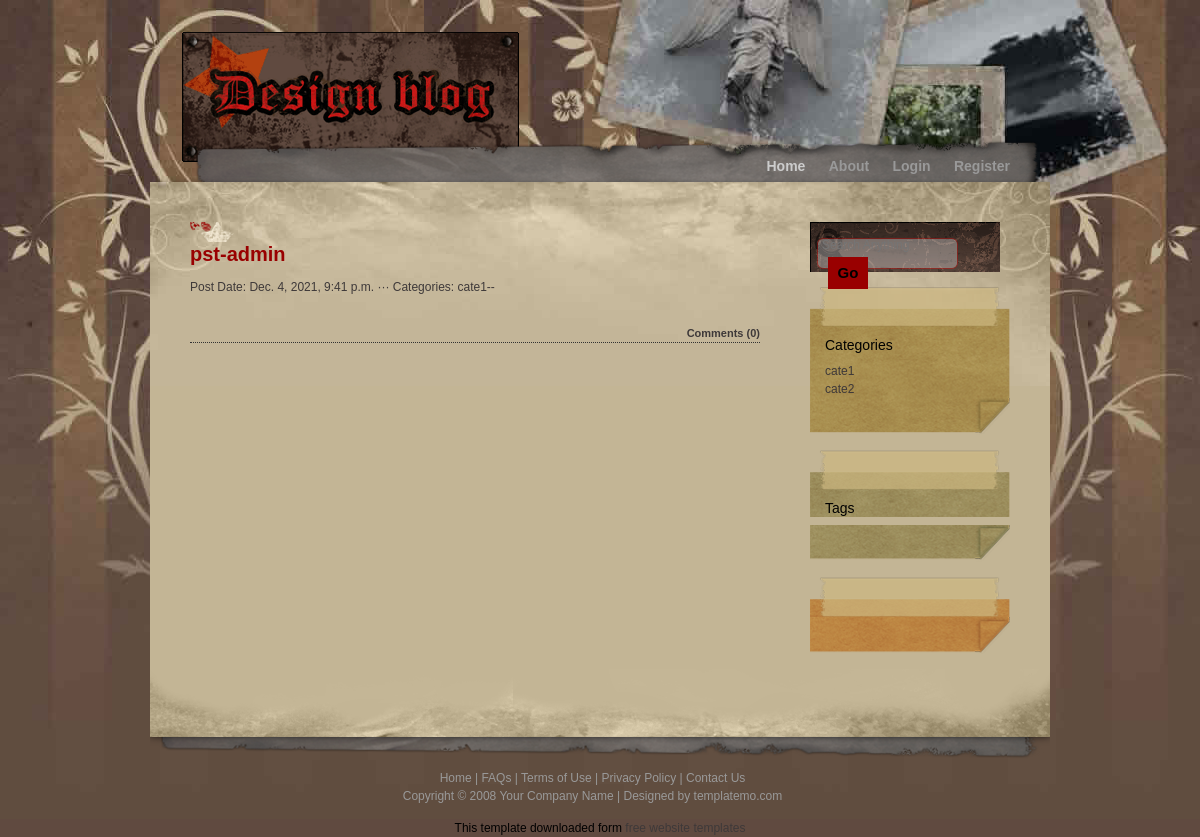
Page /blog/home/ on the earlier database version.
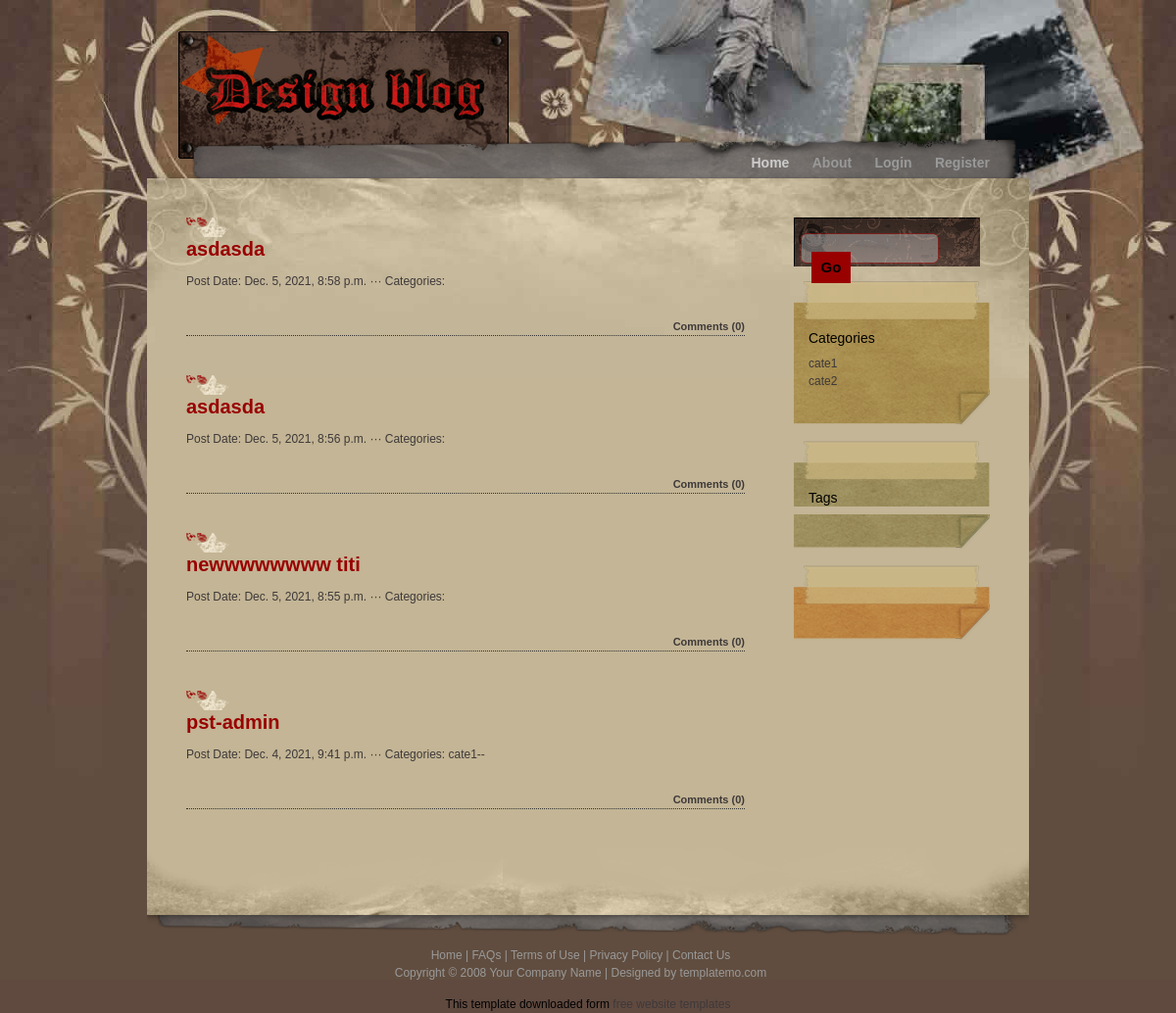
Same page on the later database version.
### post/models.py (models this page shows, shortened)
class Post(models.Model):
    title = models.CharField(max_length=120)
    image = models.ImageField(upload_to="", blank=True)
    content = models.TextField()
    created_at = models.DateTimeField(auto_now_add=True)
    slug = models.SlugField(unique=True, max_length=120, null=True, blank=True)
    author = models.ForeignKey(User, on_delete=CASCADE)
    category = models.ManyToManyField(Category)
    tag = models.ManyToManyField(Tag, blank=True, null=True)
    class Meta:
        unique_together = ('title', 'slug')

class Category(models.Model):
    title = models.CharField(max_length=120)
    slug = models.SlugField(unique=True, max_length=120, null=True, blank=True)
    parent = models.ForeignKey('self', on_delete=models.PROTECT, blank=True, null=True)
    class Meta:
        unique_together = ('title', 'slug')

### post/views.py (the view)
# urls.py: path('home/', HomeListView.as_view(), name='home'),
class HomeListView(ListView):
    model = Post
    template_name = 'post/home.html'
    def get_context_data(self, **kwargs):
        context = super().get_context_data(**kwargs)
        context['posts'] = Post.objects.all().order_by('-created_at')
        context['categories'] = Category.objects.all()
        context['tags'] = Tag.objects.all()
        return context

### post/templates/post/home.html (shortened to what this page needs)
{% extends "post/class_base.html" %}
{% load static %}
{% block menu %}
{% if request.user.is_authenticated %}
<ul>
    <li><a href="{% url 'home' %}">Home</a></li>
    <li><a href="#">About</a></li>
    <li><a href="{% url 'add_post' %}">Add New Post</a></li>
    <li><a href="{% url 'dashboard' %}">Dashboard</a></li>
    <li><a href="{% url 'logout' %}">Logout</a></li>
</ul>
{% else %}
<ul>
    <li><a href="#" class="current">Home</a></li>
    <li><a href="#">About</a></li>
    <li><a href="{% url 'login' %}">Login</a></li>
    <li><a href="{% url 'register' %}">Register</a></li>
</ul>
{% endif %}
{% endblock menu %}
{% block content %}
  {% for post in posts %}
    <div class="postbody">
    <a href="/blog/post-detail/{{post.slug}}"><h1>{{post.title}}</h1></a><br><br>
    <div class="publish_info">Post Date: {{post.created_at}} ··· Categories: <a href="#">{% for category_ in post.category.all %}{{category_.title}}--{% endfor %}</a></div><br>
    <div class="comment"><a href="#">Comments ({{post.comment_set.count}})</a></div>
    </div>
  {% endfor %}
{% endblock content %}

### post/templates/post/class_base.html (shortened to what this page needs)
{% load static %}
<!DOCTYPE html>
<html lang="en">
<head>
  <link href="https://cdn.jsdelivr.net/npm/bootstrap@5.0.0-beta1/dist/css/bootstrap.min.css" rel="stylesheet"
>
  <link rel="stylesheet" href="{% static 'style.css' %}">
</head>
<body>
  <div id="container_wrapper1">
    <div id="container_wrapper2">
      <div id="container">
        <div id="header">
          <div id="logo">
            <div id="site_slogan"></div>
          </div>
        </div>
        <div id="menu">
          {% block menu %}
          {% endblock menu %}
        </div>
        <div id="content">
          <div id="left_column">
            {% block content %}
            {% endblock content %}
          </div>
          <div id="right_column">
            <div class="section">
              <form method="get" action="#" class="search">
                <input name="search" type="text" placeholder="Search Anything" id="keyword" />
                <input type="submit" value="Go" class="button" />
              </form>
            </div>
            <div class="section">
              <div class="section1_top"></div>
              <div class="section1_middle">
                <h2>Categories</h2>
                <ul>
                  {% for cate in categories %}
                  <li><a href='/blog/category/{{cate.slug}}'>{{cate.title}}</a></li>
                  {% endfor %}
                </ul>
              </div>
              <div class="section1_bottom"></div>
            </div>
            <div class="section">
              <div class="section2_top"></div>
              <div class="section2_middle">
                <h2>Tags</h2>
              </div>
              <div class="section2_bottom"></div>
            </div>
            <div class="section">
              <div class="section3_top"></div>
              <div class="section3_bottom"></div>
            </div>
          </div>
        </div>
        <div id="bottom"></div>
        <div id="footer"> <a href="#">Home</a> | <a href="#">FAQs</a> | <a href="#">Terms of Use</a> | <a
            href="#">Privacy Policy</a> | <a href="#">Contact Us</a> <br />
          Copyright © 2008 <a href="#">Your Company Name</a> | Designed by <a href="#">templatemo.com</a> </div>
      </div>
    </div>
  </div>
  <div align=center>This template downloaded form <a href='http://all-free-download.com/free-website-templates/'>free
      website templates</a></div>
</body>
</body>
</html>

Differences in the rows shown:
added Post: title "asdasda", created_at "Dec. 5, 2021, 8:58 p.m.", comment_set.count "0"
added Post: title "asdasda", created_at "Dec. 5, 2021, 8:56 p.m.", comment_set.count "0"
added Post: title "newwwwwwww titi", created_at "Dec. 5, 2021, 8:55 p.m.", comment_set.count "0"
